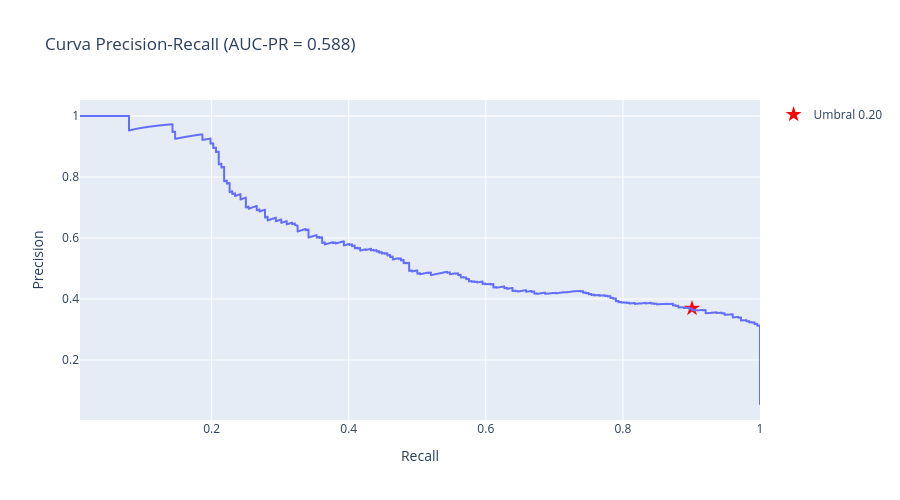

Source (notebook cell):
### Markdown cell above
### Curva Precision - Recall

### Code cell
precision_curve, recall_curve, thresholds = precision_recall_curve(y_test, probabilidades)
auc_pr = average_precision_score(y_test, probabilidades)

df_curve = pd.DataFrame({
    'precision': precision_curve[:-1],
    'recall': recall_curve[:-1],
    'umbral': thresholds
})

fig = px.line(
    df_curve,
    x='recall',
    y='precision',
    title=f'Curva Precision-Recall (AUC-PR = {auc_pr:.3f})',
    labels={
        'recall': 'Recall',
        'precision': 'Precision'
    },
    hover_data=['umbral']
)

# Marcamos el umbral elegido
umbral_elegido = df_curve.iloc[(df_curve['umbral'] - 0.20).abs().argsort()[:1]]
fig.add_scatter(
    x=umbral_elegido['recall'],
    y=umbral_elegido['precision'],
    mode='markers',
    marker=dict(size=12, color='red', symbol='star'),
    name='Umbral 0.20'
)

fig.update_layout(height=500)
fig.show()

print(f"AUC-PR: {auc_pr:.3f}")
p = umbral_elegido['precision'].values[0]
r = umbral_elegido['recall'].values[0]
print(f"En umbral 0.20: Precision={p:.3f}, Recall={r:.3f}")

### Figure 1 — Plotly figure (JSON) as saved in the notebook; plotly's stock layout.template omitted (floating-point values rounded to 4 significant figures; data arrays with more than 128 entries replaced by an {"elided": "..."} marker saying what was removed)
{"data": [{"customdata": {"elided": "3319x1 float values"}, "hovertemplate": "Recall=%{x}<br>Precision=%{y}<br>umbral=%{customdata[0]}<extra></extra>", "legendgroup": "", "line": {"color": "#636efa", "dash": "solid"}, "marker": {"symbol": "circle"}, "mode": "lines", "name": "", "showlegend": false, "type": "scattergl", "x": {"elided": "3319 float values"}, "xaxis": "x", "y": {"elided": "3319 float values"}, "yaxis": "y"}, {"marker": {"color": "red", "size": 12, "symbol": "star"}, "mode": "markers", "name": "Umbral 0.20", "type": "scatter", "x": [0.9008], "y": [0.3691]}], "layout": {"height": 500, "legend": {"tracegroupgap": 0}, "title": {"text": "Curva Precision-Recall (AUC-PR = 0.588)"}, "xaxis": {"anchor": "y", "domain": [0, 1], "title": {"text": "Recall"}}, "yaxis": {"anchor": "x", "domain": [0, 1], "title": {"text": "Precision"}}}}
